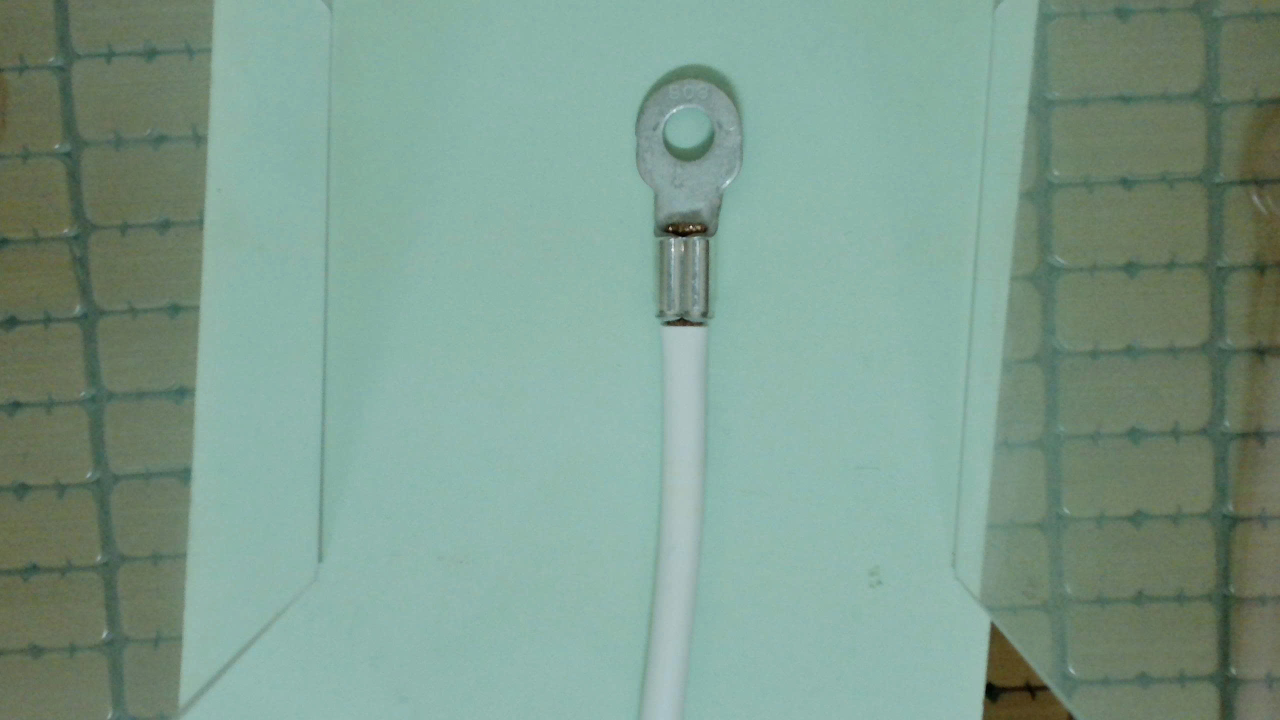
#> input picture defect_detection_huggingface/data/raw_images/1.jpg, 2560 x 1440 px (shown at 1/2 size)
$ python -i image_processor.py   (imports and definitions only)
#> lines starting #> are read from the running program, lines starting #| are printed output that depends on the picture; after the words box and inside, x2 and y2 are one past the last pixel; in counts of white or black regions, pixels touching at a corner belong together
#> further down, picture is the input picture: shape (1440, 2560, 3); mean B, G, R 140.3, 155.1, 125.2
"""
preprocessing/image_processor.py
─────────────────────────────────
Pipeline 6 bước xử lý ảnh sản phẩm crimping:
  Bước 1: Tách nền (background removal)
  Bước 2: Phát hiện contour + border ngoài (minAreaRect)
  Bước 3: Xoay nắn thẳng + xác định hướng đầu cos
  Bước 4: Cắt chuẩn hóa từ đỉnh sản phẩm
  Bước 5: Phát hiện vùng đồng lộ (LAB + HSV)
  Bước 6: Cắt ROI cuối cùng

Lưu ý: File này chứa thuật toán xử lý ảnh bằng OpenCV truyền thống đã được tối ưu hóa.
Bạn có thể giữ nguyên file này để làm nền tảng xử lý dữ liệu đầu vào.
"""

from __future__ import annotations
from dataclasses import dataclass, field
from typing import Optional, Dict, Any, Tuple
import cv2
import numpy as np


@dataclass
class ProcessingResult:
    """Kết quả xử lý ảnh qua pipeline 6 bước."""
    roi: np.ndarray                          # ROI cuối cùng (resized)
    copper_w: int = 0                        # Chiều rộng vùng đồng (px)
    copper_h: int = 0                        # Chiều cao vùng đồng (px)
    copper_ratio: float = 0.0               # Tỷ lệ diện tích đồng / sản phẩm
    copper_mask: Optional[np.ndarray] = None # Mask vùng đồng
    outer_rect: Optional[Any] = None         # minAreaRect sản phẩm
    long_angle: float = 0.0                  # Góc xoay
    is_flipped: bool = False                 # Có đảo chiều không

    # Ảnh trực quan hóa từng bước
    vis_steps: Dict[str, np.ndarray] = field(default_factory=dict)


class ImageProcessor:
    """
    Pipeline xử lý ảnh sản phẩm crimping.
    Sử dụng:
        processor = ImageProcessor()
        result = processor.process(img_bgr)
    """

    def __init__(
        self,
        target_size: Tuple[int, int] = (224, 224),
        fixed_crop_length: int = 300,
        bg_diff_threshold: int = 30,
        morph_kernel_size: int = 9,
        min_contour_area: int = 5000,
        min_aspect_ratio: float = 2.5,
        lab_a_threshold: int = 138,
        hsv_s_threshold: int = 150,
        hsv_h_max: int = 25,
        search_region_ratio: float = 0.55,
        save_vis_steps: bool = True,
    ):
        self.target_size = target_size
        self.fixed_crop_length = fixed_crop_length
        self.bg_diff_threshold = bg_diff_threshold
        self.morph_kernel_size = morph_kernel_size
        self.min_contour_area = min_contour_area
        self.min_aspect_ratio = min_aspect_ratio
        self.lab_a_threshold = lab_a_threshold
        self.hsv_s_threshold = hsv_s_threshold
        self.hsv_h_max = hsv_h_max
        self.search_region_ratio = search_region_ratio
        self.save_vis_steps = save_vis_steps

    def process(self, img_in: np.ndarray) -> Optional[ProcessingResult]:
        """
        Chạy pipeline 6 bước trên ảnh đầu vào.
        """
        if img_in is None or img_in.size == 0:
            return None

        h, w = img_in.shape[:2]
#> h = 1440; w = 2560
        vis = {}

        # ═══ BƯỚC 1: TÁCH NỀN ═══
        fg_mask, product_contour = self._step1_remove_background(img_in, h, w)
        if fg_mask is None:
            return None

        img_no_bg = cv2.bitwise_and(img_in, img_in, mask=fg_mask)
        if self.save_vis_steps:
            vis["01_bg_removed"] = img_no_bg.copy()

        # ═══ BƯỚC 2: BORDER NGOÀI ═══
        outer_rect, cx, cy, length, thickness, long_angle = \
            self._step2_find_border(fg_mask)
        if outer_rect is None:
            return None

        if self.save_vis_steps:
            vis_border = img_in.copy()
            contours_mask, _ = cv2.findContours(
                fg_mask, cv2.RETR_EXTERNAL, cv2.CHAIN_APPROX_SIMPLE
            )
            if contours_mask:
                cv2.drawContours(vis_border,
                    [max(contours_mask, key=cv2.contourArea)], -1, (0, 255, 0), 2)
            cv2.circle(vis_border, (int(cx), int(cy)), 5, (0, 0, 255), -1)
            vis["02_contour"] = vis_border

        # ═══ BƯỚC 3: XOAY THẲNG ═══
        rotated, rotated_mask, long_angle, is_flipped = \
            self._step3_rotate(img_no_bg, fg_mask, cx, cy, length, long_angle, h, w)
        if rotated is None:
            return None

        # Cắt sát sản phẩm sau xoay
        cropped, cropped_mask = self._crop_tight(rotated, rotated_mask, thickness, h, w)
        if cropped is None:
            return None

        if self.save_vis_steps:
            vis["03_rotated"] = cropped.copy()

        # ═══ BƯỚC 4: CẮT CHUẨN HÓA TỪ ĐỈNH ═══
        standardized, std_mask = self._step4_standardize(
            cropped, cropped_mask
        )
        if standardized is None:
            return None

        if self.save_vis_steps:
            vis["04_standardized"] = standardized.copy()

        h_std, w_std = standardized.shape[:2]

        # ═══ BƯỚC 5: PHÁT HIỆN ĐỒNG LỘ ═══
        copper_w, copper_h, copper_ratio, copper_mask = \
            self._step5_detect_copper(standardized, std_mask, h_std, w_std)

        if self.save_vis_steps:
            vis_copper = standardized.copy()
            overlay = np.zeros_like(standardized)
            overlay[:, :, 2] = copper_mask
            vis_copper = cv2.addWeighted(vis_copper, 0.7, overlay, 0.3, 0)
            search_x = int(w_std * self.search_region_ratio)
            cv2.line(vis_copper, (search_x, 0), (search_x, h_std),
                     (255, 255, 0), 1)
            if copper_w > 0:
                cx_start = self._last_copper_x
                cy_start = self._last_copper_y
                cv2.rectangle(vis_copper, (cx_start, cy_start),
                    (cx_start + copper_w, cy_start + copper_h), (0, 255, 0), 2)
            vis["05_copper_detect"] = vis_copper

        # ═══ BƯỚC 6: CẮT ROI ═══
        roi_final = self._step6_crop_roi(
            standardized, std_mask, copper_w, copper_h, h_std, w_std
        )
        if roi_final is None:
            return None

        if self.save_vis_steps:
            vis["06_roi_final"] = roi_final.copy()

        return ProcessingResult(
            roi=roi_final,
            copper_w=copper_w,
            copper_h=copper_h,
            copper_ratio=copper_ratio,
            copper_mask=copper_mask,
            outer_rect=outer_rect,
            long_angle=long_angle,
            is_flipped=is_flipped,
            vis_steps=vis,
        )

    # ──────────────────────────────────────────────────────────
    # Bước 1: Tách nền
    # ──────────────────────────────────────────────────────────
    def _step1_remove_background(self, img, h, w):
#> called with h = 1440, w = 2560
        gray = cv2.cvtColor(img, cv2.COLOR_BGR2GRAY)
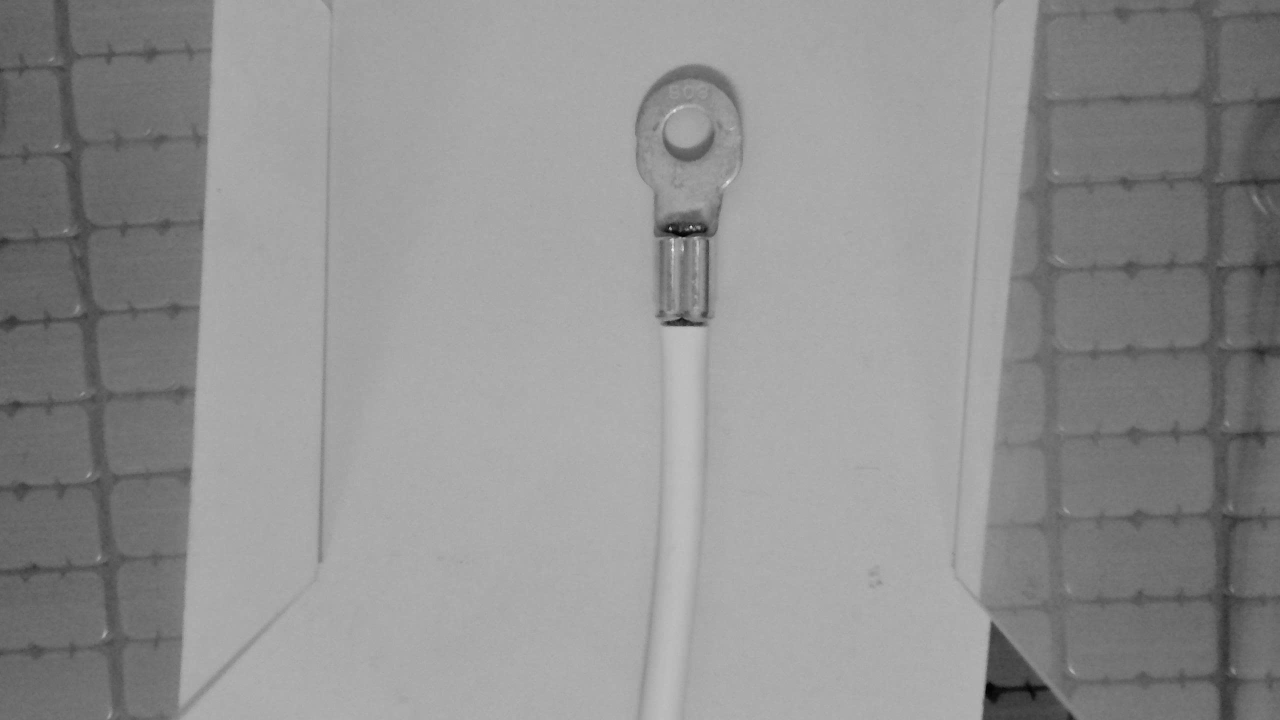
#> gray: shape (1440, 2560) (shown at 1/2 size); min 1, max 245, mean 144.5
        blurred = cv2.GaussianBlur(gray, (5, 5), 0)
        median_val = np.median(blurred)
#> median_val = 164
        lo = int(max(0, 0.5 * median_val))
#> lo = 82
        hi = int(min(255, 1.5 * median_val))
#> hi = 246
        edges = cv2.Canny(blurred, lo, hi)
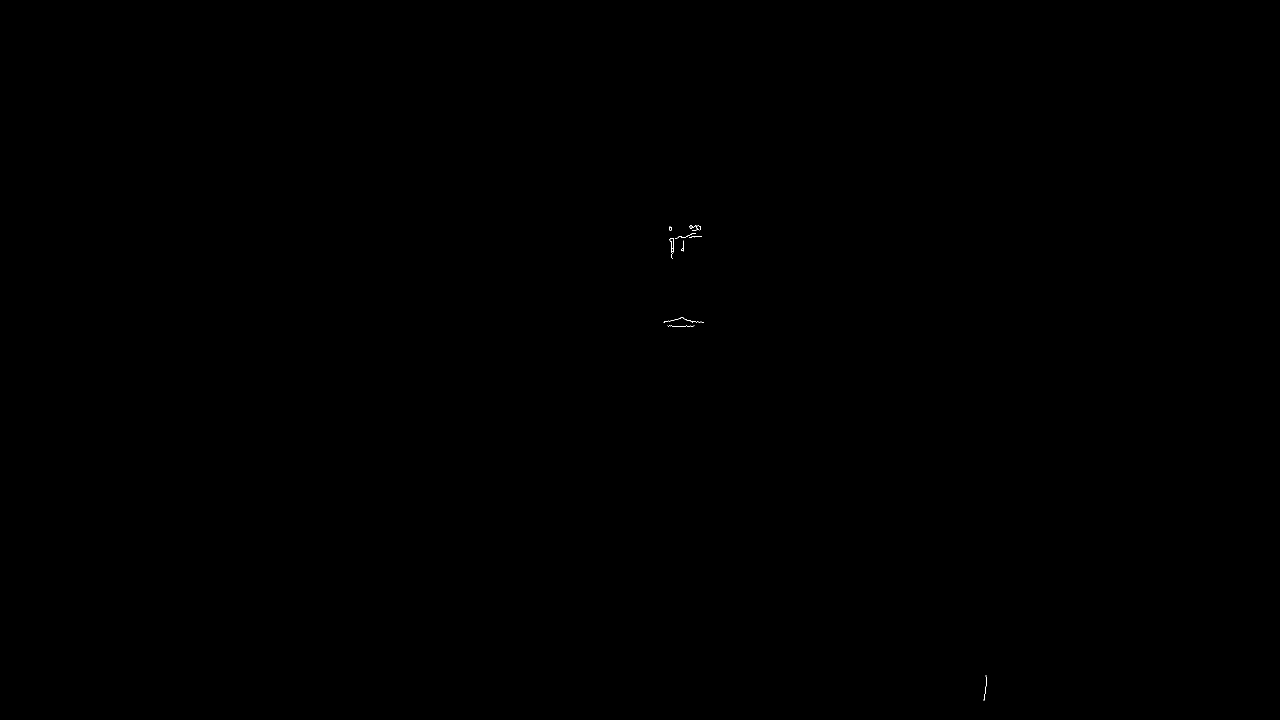
#> edges: shape (1440, 2560) (shown at 1/2 size); 0.01% white in thin lines or dots, all inside (x1, y1, x2, y2) = (1327, 450, 1974, 1402)

        kernel = cv2.getStructuringElement(cv2.MORPH_RECT, (5, 5))
        edges = cv2.dilate(edges, kernel, iterations=2)
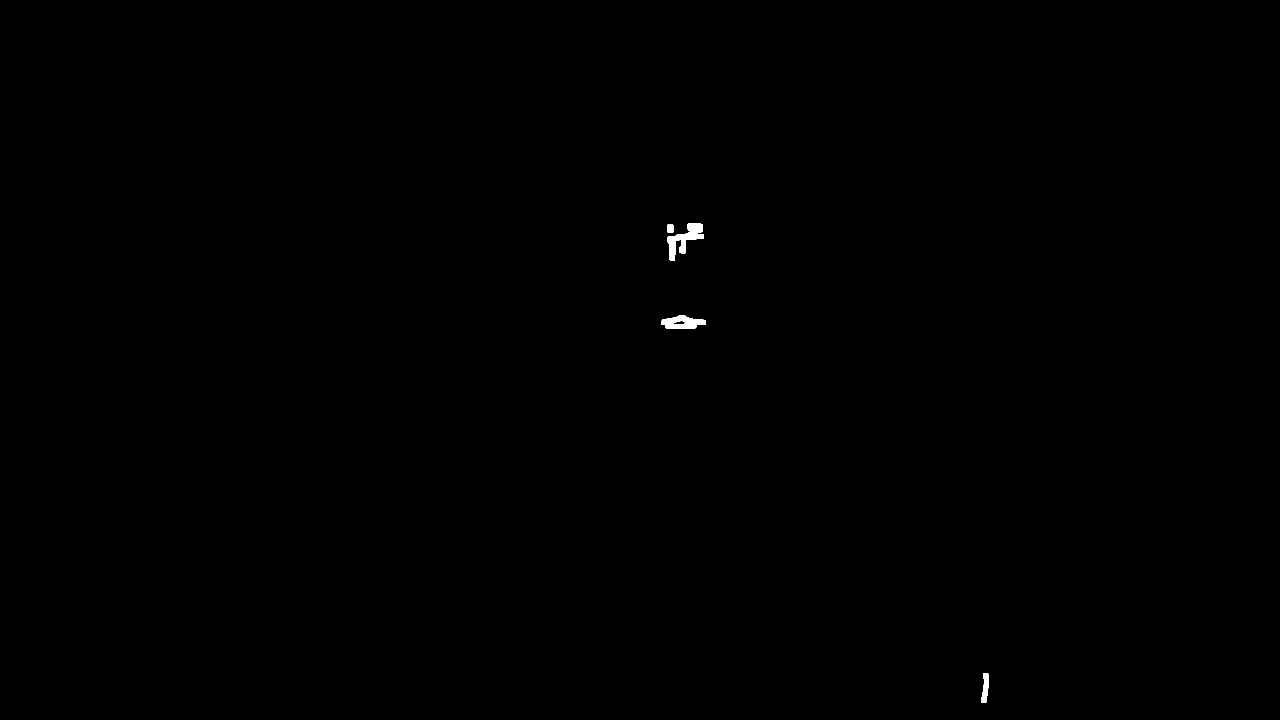
#> edges: shape (1440, 2560) (shown at 1/2 size); 0.13% white; 4 white regions

        contours, _ = cv2.findContours(
            edges, cv2.RETR_EXTERNAL, cv2.CHAIN_APPROX_SIMPLE
        )
#> contours = 4 contours; box (x1, y1, x2, y2) and area: (1334, 446, 1408, 522) 2058, (1323, 630, 1411, 657) 1561, (1963, 1346, 1978, 1406) 535, (1334, 449, 1348, 465) 190

        candidates = []
        for c in contours:
            if cv2.contourArea(c) < self.min_contour_area:
                continue
            bx, by, bw, bh = cv2.boundingRect(c)
            cy_center = by + bh / 2.0
            if not (0.15 * h < cy_center < 0.85 * h):
                continue
            rect = cv2.minAreaRect(c)
            _, (rw, rh), _ = rect
            ar = max(rw, rh) / max(min(rw, rh), 1)
            if ar > self.min_aspect_ratio:
                candidates.append(c)
#> this loop made 4 passes
#> after the loop, candidates = []

        if not candidates:
            return None, None

        product = max(candidates, key=cv2.contourArea)
        mask = np.zeros((h, w), dtype=np.uint8)
        cv2.drawContours(mask, [product], -1, 255, thickness=cv2.FILLED)

        k = cv2.getStructuringElement(cv2.MORPH_RECT, (7, 7))
        mask = cv2.morphologyEx(mask, cv2.MORPH_CLOSE, k, iterations=2)
        mask = cv2.morphologyEx(mask, cv2.MORPH_OPEN, k)

        return mask, product

    # ──────────────────────────────────────────────────────────
    # Bước 2: Border ngoài
    # ──────────────────────────────────────────────────────────
    # [178 lines left out: functions _step2_find_border, _step3_rotate, _crop_tight, _step4_standardize, _step5_detect_copper, _step6_crop_roi and 1 more, not called in this run]

>>> import cv2
>>> picture = cv2.imread('../../defect_detection_huggingface/data/raw_images/1.jpg')
>>> result = ImageProcessor().process(picture)

$ run again, on defect_detection_huggingface/data/raw_images/1785853947047_5729704700682987466_5729704700682987466_d0582159e1c3e6b6c85ece2dcc2056f4.jpg
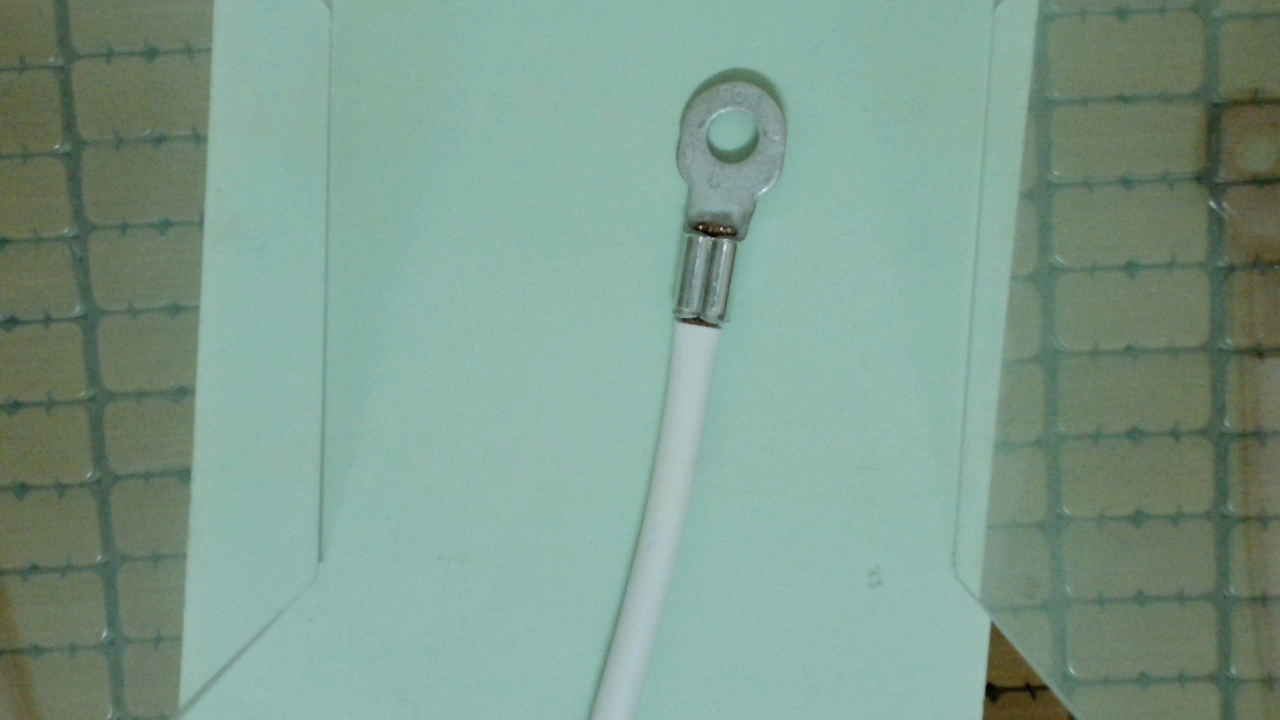
#> input picture defect_detection_huggingface/data/raw_images/1785853947047_5729704700682987466_5729704700682987466_d0582159e1c3e6b6c85ece2dcc2056f4.jpg, 2560 x 1440 px (shown at 1/2 size)
#> picture is the input picture: shape (1440, 2560, 3); mean B, G, R 140.4, 155.3, 125.7
#> in _step1_remove_background, `gray = cv2.cvtColor(img, cv2.COLOR_BGR2GRAY)`:
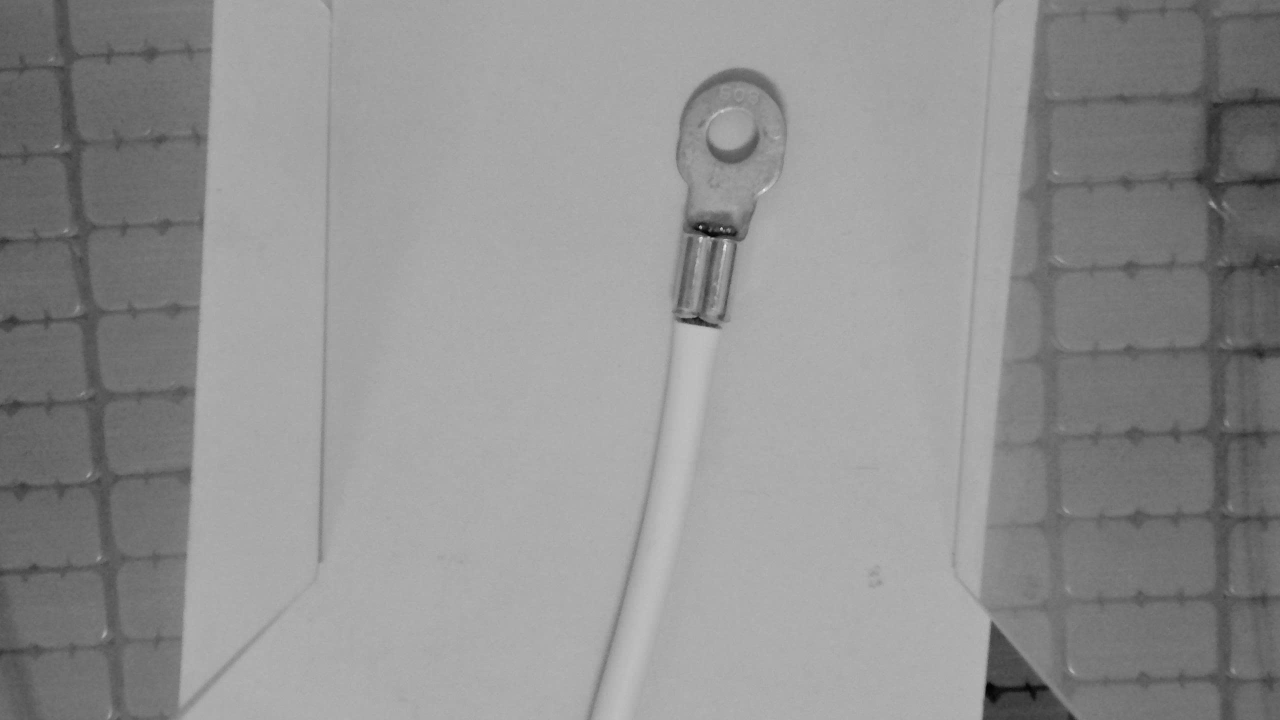
#> gray: shape (1440, 2560) (shown at 1/2 size); min 1, max 249, mean 144.7
#> median_val = 165
#> lo = 82
#> hi = 247
#> contours = 6 contours; box (x1, y1, x2, y2) and area: (1347, 627, 1448, 663) 1986, (1392, 467, 1471, 527) 1351, (1965, 1303, 1981, 1404) 897, (1511, 369, 1537, 391) 323, (1393, 446, 1409, 463) 218, (1436, 450, 1450, 466) 186
#> the loop in _step1_remove_background, `for c in contours:` made 6 passes
#> after the loop in _step1_remove_background, `for c in contours:`: candidates = []
